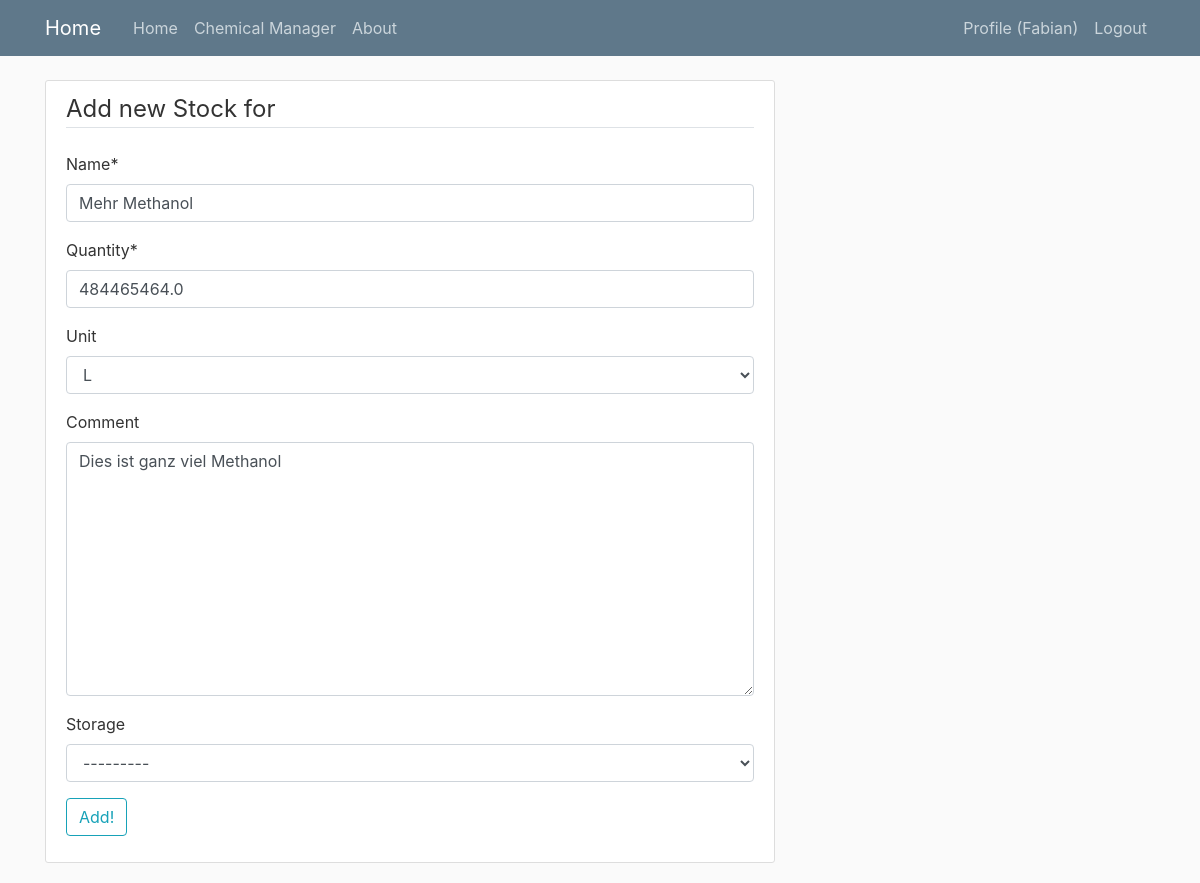
Before: /chemmanager/stock/5/ (signed in) with the older database file.
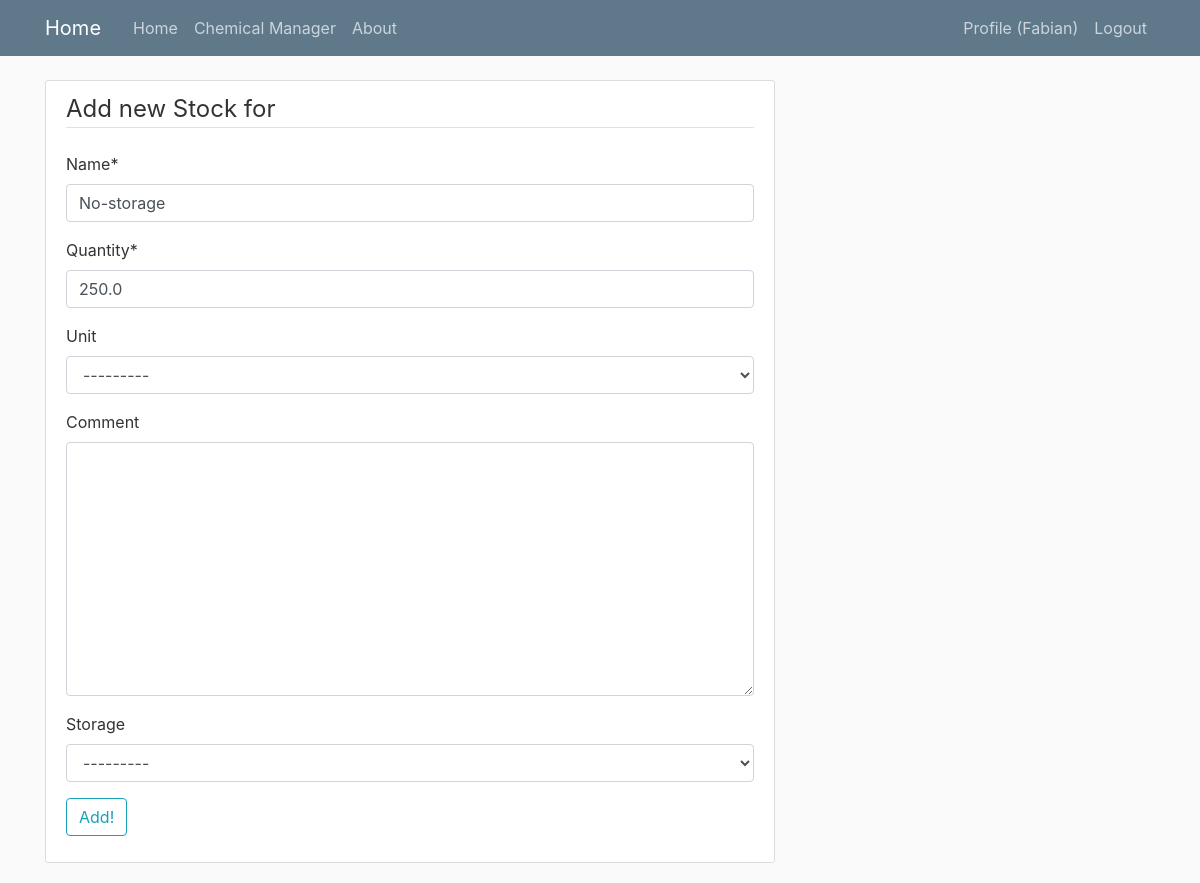
After: the same page with the newer database file.
### chemmanager/models.py (models this page shows, shortened)
class Stock(models.Model):
    name = models.CharField(max_length=250)
    quantity = models.FloatField()
    comment = models.TextField(blank=True, null=True)
    date_created = models.DateTimeField(default=timezone.now)
    date_changed = models.DateTimeField(auto_now=True)
    chemical = models.ForeignKey(Chemical, on_delete=models.CASCADE, blank=True, null=True)
    storage = models.ForeignKey(Storage, on_delete=models.CASCADE, blank=True, null=True)
    unit = models.ForeignKey(Unit, on_delete=models.CASCADE, blank=True, null=True)
    class Meta:
        ordering = ['-date_changed']

class Unit(models.Model):
    name = models.CharField(max_length=100)
    equals_standard = models.CharField(max_length=100, blank=True, null=True)
    equals_standard_unit = models.ForeignKey('self', on_delete=models.CASCADE, blank=True, null=True)
    def __str__(self):
        return self.name

class Storage(models.Model):
    name = models.CharField(max_length=250)
    creator = models.ForeignKey(User, on_delete=models.CASCADE, blank=True, null=True)
    workgroup = models.ManyToManyField(Workgroup)
    def __str__(self):
        if self.workgroup.count() > 1:
            return f'{self.name} (shared)'
        else:
            return self.name

### chemmanager/views.py (the view, shortened to what this page needs)
# urls.py: path('stock/<int:pk>/', login_required(StockUpdateView.as_view()), name='stock-update'),
class StockUpdateView(LoginRequiredMixin, UserPassesTestMixin, UpdateView):
    model = Stock
    form_class = StockUpdateForm
    def get_form_kwargs(self):
        kwargs = super(StockUpdateView, self).get_form_kwargs()
        kwargs.update({
            'request': self.request,
        })
        return kwargs
    def test_func(self):
        stock = self.get_object()
        if self.request.user.profile.workgroup == stock.chemical.workgroup:
            return True
        else:
            return False

### chemmanager/forms.py
class StockUpdateForm(forms.ModelForm):
    def __init__(self, *args, **kwargs):
        request = kwargs.pop('request')
        super(StockUpdateForm, self).__init__(*args, **kwargs)
        print(request.user.groups.all())
        self.fields['storage'].queryset = Storage.objects.filter(workgroup=request.user.profile.workgroup).distinct()
    class Meta:
        model = Stock
        fields = ('name', 'quantity', 'unit', 'comment', 'storage')

### chemmanager/templates/chemmanager/stock_form.html (shortened to what this page needs)
{% extends "chemmanager/chemmanager_base.html" %}
{% load crispy_forms_tags %}
{% block content %}
    <div class="content-section">
        <form method="POST">
            <fieldset class="form-group">
                <legend class="border-bottom mb-4">Add new Stock for {{ chemical }} </legend>
                {{ form|crispy }}
                <button class="btn btn-outline-info" type="submit">Add!</button>
            </fieldset>
        </form>
    </div>
{% endblock content %}

Changed rows visible on the page:
changed Stock: name "Mehr Methanol" → "No-storage"; quantity "484465464.0" → "250.0"; unit "L" → "---------"; comment "Dies ist ganz viel Methanol" → (not shown)
